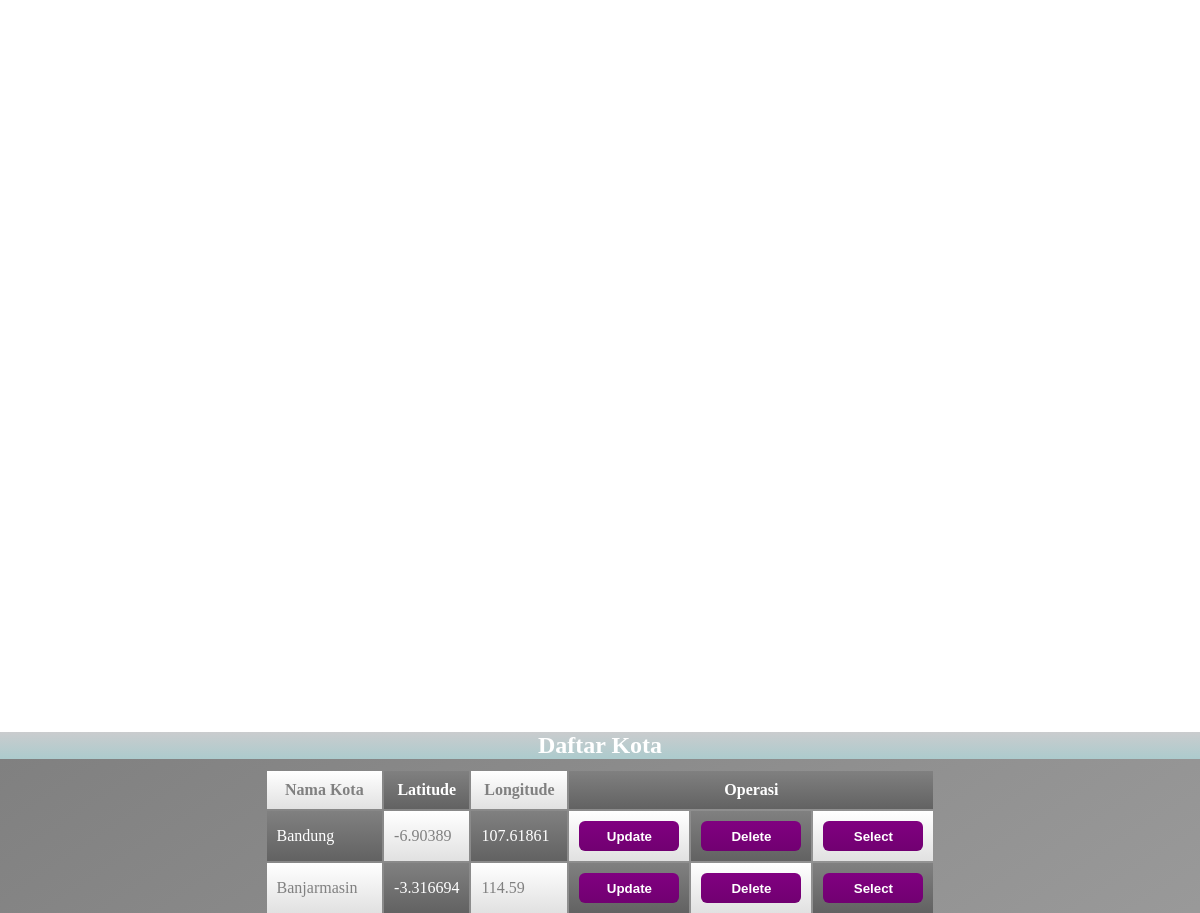
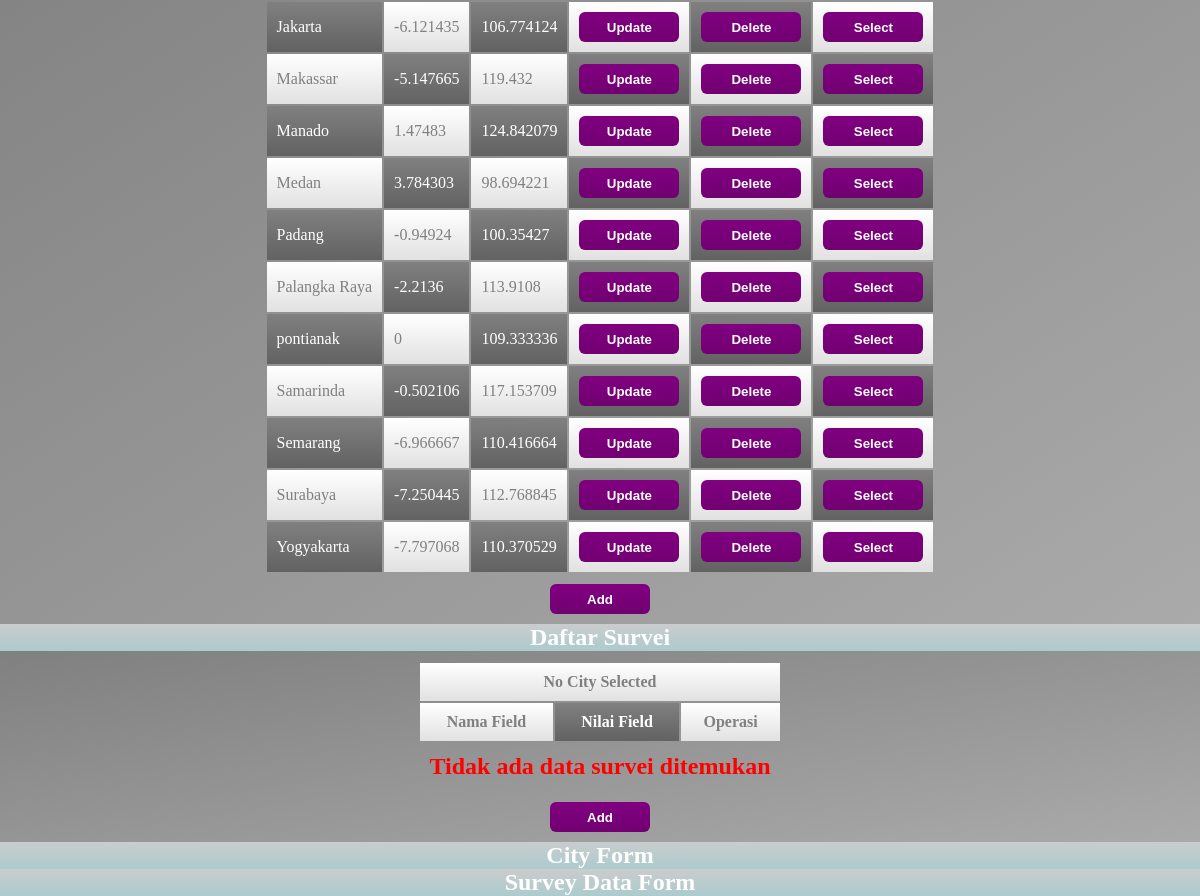
The page / on the database its author committed (2 pictures, top to bottom).
### tables this page shows
CREATE TABLE `city_list` (
  `id` int(255) NOT NULL,
  `city` varchar(50) NOT NULL,
  `latitude` double NOT NULL,
  `longitude` double NOT NULL
);

### get-city.php (the view, shortened to what this page needs)
<?php
	require "connect.php";
	$query = "SELECT * FROM `city_list` ORDER BY `city`;";
	$query = $conn -> query($query);
	echo "<table id='city-table'>" .
			"<thead>" .
					"<th>" .
						"Nama Kota" .
					"</th>" .
					"<th>" .
						"Latitude" .
					"</th>" .
					"<th>" .
						"Longitude" .
					"</th>" .
					"<th colspan='3'>" .
						"Operasi" .
					"</th>" .
			"</thead>" .
			"<tbody>";
	if(mysqli_num_rows($query) > 0) {
		while($row = mysqli_fetch_assoc($query)) {
			echo "<tr id='" . $row["id"] . "'>" .
					"<td>" .
						$row["city"] .
					"</td>" .
					"<td>" .
						$row["latitude"] .
					"</td>" .
					"<td>" .
						$row["longitude"] .
					"</td>" .
					"<td>" .
						"<button type='button' class='button-for-update-city-form' onclick=\"openUpdateCityForm(" . $row["id"] . ", '" .
							$row["city"] . "', " . $row["latitude"] . ", " . $row["longitude"] . ")\">" .
							"Update" .
						"</button>" .
					"</td>" .
					"<td>" .
						"<button type='button' class='button-for-delete-city-form' onclick='deleteCity(" . $row["id"] . ")'>" .
							"Delete" .
						"</button>" .
					"</td>" .
					"<td>" .
						"<button type='button' class='button-for-select-city' onclick='setCityId(" . $row["id"] . ")'>" .
							"Select" .
						"</button>" .
					"</td>" .
				"</tr>";
		}
	} else {
		echo "<tr><td colspan='6' style='background: transparent; color: #ff0000; font-size: 1em;' ><h1>Tidak ada kota ditemukan</h1></td></tr>";
	}
	echo "</tbody>" .
		"</table>";
?>

### index.php (shortened to what this page needs)
<!DOCTYPE html>
<html lang="ind">
	<head>
		<link rel="stylesheet" href="/map-survey/style.css" />
	</head>
	<body>
		<div id="app">
			<div id="map-container" style="height: 732px; width: 100%">
			</div>
			<div class="caption">
				<h1>Daftar Kota</h1>
			</div>
			<div id="city-list" class="data-container">
				<div id="city-list-container">
					<?php
						require "get-city.php";
					?>
				</div><button type="button" id="button-for-add-city-form" onclick='openAddCityForm()'>
					Add
				</button>
			</div>
			<div class="caption">
				<h1>Daftar Survei</h1>
			</div>
			<div id="survey-data" class="data-container">
				<div id="survey-data-container">
					<?php
						require "get-data.php";
					?>
				</div><button type="button" id="button-for-add-survey-data-form" onclick='openAddSurveyDataForm()'>
					Add
				</button>
			</div>
			<div class="caption">
				<h1>City Form</h1>
			</div>
			<div class="caption">
				<h1>Survey Data Form</h1>
			</div>
		</div>
	</body>
</html>

### get-data.php (shortened to what this page needs)
<?php
	require "connect.php";
	if(isset($_GET["city_id"])) {
		$city_id = inspect_value($_GET["city_id"]);
	} else {
		$city_id = 0;
	}
	$query1 = "SELECT `city` FROM `city_list` WHERE `id` = " . $city_id . ";";
	$query1 = $conn -> query($query1);
	$query2 = "SELECT * FROM `survey_data` WHERE `city_id` = " . $city_id . " ORDER BY `field_name`;";
	$query2 = $conn -> query($query2);
	$row = mysqli_fetch_assoc($query1);
	echo "<table id='survey-data-table'>" .
			"<thead>" .
				"<tr>" .
					"<th colspan='4'>";
	echo (empty($row["city"])) ? "No City Selected" : $row["city"];
	echo "</th>" .
				"</tr>" .
				"<tr>" .
					"<th colspan='1'>" .
						"Nama Field" .
					"</th>" .
					"<th>" .
						"Nilai Field" .
					"</th>" .
					"<th colspan='2'>" .
						"Operasi" .
					"</th>" .
				"</tr>" .
			"</thead>" .
			"<tbody>";
	if(mysqli_num_rows($query2) > 0) {
		while($row = mysqli_fetch_assoc($query2)) {
			echo "<tr id='" . $row["city_id"] . "'>" .
					"<td>" .
						$row["field_name"] .
					"</td>" .
					"<td>" .
						$row["field_value"] .
					"</td>" .
					"<td>" .
						"<button type='button' class='button-for-update-survey-data-form' onclick=\"openUpdateSurveyDataForm('" . $row["field_name"] . "', '" . $row["field_value"] . "')\">" .
							"Update" .
						"</button>" .
					"</td>" .
					"<td>" .
						"<button type='button' class='button-for-delete-survey-data-form' onclick=\"deleteSurveyData('" . $row["field_name"] . "')\">" .
							"Delete" .
						"</button>" .
					"</td>" .
				"</tr>";
		}
	} else {
		echo "<tr><td colspan='4' style='background: transparent; color: #ff0000; font-size: 1em;'><h1>Tidak ada data survei ditemukan</h1></td></tr>";
	}
	echo "</tbody>" .
		"</table>";
?>

### style.css (style rules this page uses)
* { margin: 0; padding: 0; }
body { font-size: 1em; }
#app { visibility: hidden; }
h1 { font-size: 1.5em; text-align: center; }
table { margin: 10px auto 0; }
table > thead > tr > th { padding: 10px; }
table > thead > tr > th:nth-child(odd) { background: linear-gradient(#ffffff, #e1e1e1); color: #808080; }
table > thead > tr > th:nth-child(even) { background: linear-gradient(#808080, #626262); color: #ffffff; }
table > tbody > tr > td { padding: 10px; }
table > tbody > tr > td > button { margin-right: 10px; }
table > tbody > tr > td > button:last-child { margin-right: 0; }
table > tbody > tr:nth-child(odd) > td:nth-child(odd) { background: linear-gradient(#808080, #626262); color: #ffffff; }
table > tbody > tr:nth-child(odd) > td:nth-child(even) { background: linear-gradient(#ffffff, #e1e1e1); color: #808080; }
table > tbody > tr:nth-child(even) > td:nth-child(odd) { background: linear-gradient(#ffffff, #e1e1e1); color: #808080; }
table > tbody > tr:nth-child(even) > td:nth-child(even) { background: linear-gradient(#808080, #626262); color: #ffffff; }
button { background: linear-gradient(#800080, #710071); border-radius: 6px; border-style: none; color: white; font-weight: bold; height: 30px; width: 100px; }
.caption { background: linear-gradient(#caccce, #accbcd); color: white; }
.data-container { color: red; overflow: hidden; }
.data-container > button { display: block; margin: 10px auto; }
#city-list, #survey-data, #city-form, #survey-data-form { background: linear-gradient(to bottom right, #808080, #aaaaaa); }

### rows shown on the page
city_list: city "Bandung", latitude "-6.90389", longitude "107.61861"
city_list: city "Banjarmasin", latitude "-3.316694", longitude "114.59"
city_list: city "Jakarta", latitude "-6.121435", longitude "106.774124"
city_list: city "Makassar", latitude "-5.147665", longitude "119.432"
city_list: city "Manado", latitude "1.47483", longitude "124.842079"
city_list: city "Medan", latitude "3.784303", longitude "98.694221"
city_list: city "Padang", latitude "-0.94924", longitude "100.35427"
city_list: city "Palangka Raya", latitude "-2.2136", longitude "113.9108"
city_list: city "pontianak", latitude "0", longitude "109.333336"
city_list: city "Samarinda", latitude "-0.502106", longitude "117.153709"
city_list: city "Semarang", latitude "-6.966667", longitude "110.416664"
city_list: city "Surabaya", latitude "-7.250445", longitude "112.768845"
city_list: city "Yogyakarta", latitude "-7.797068", longitude "110.370529"
